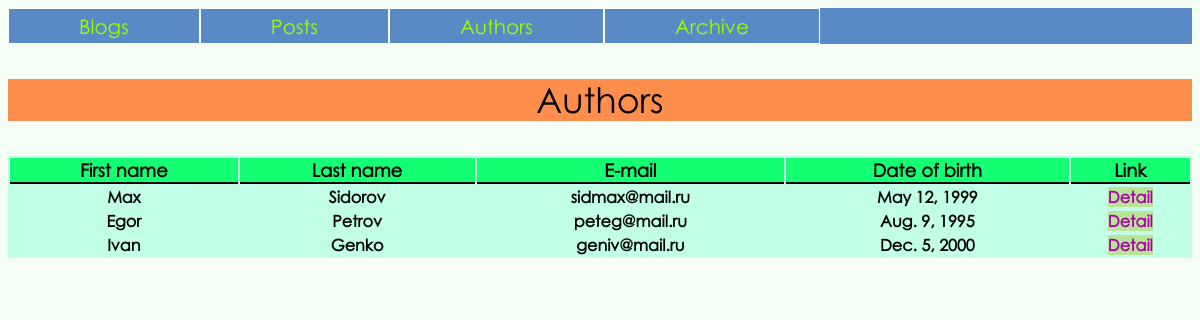
Before: /authors/ with the older database file.
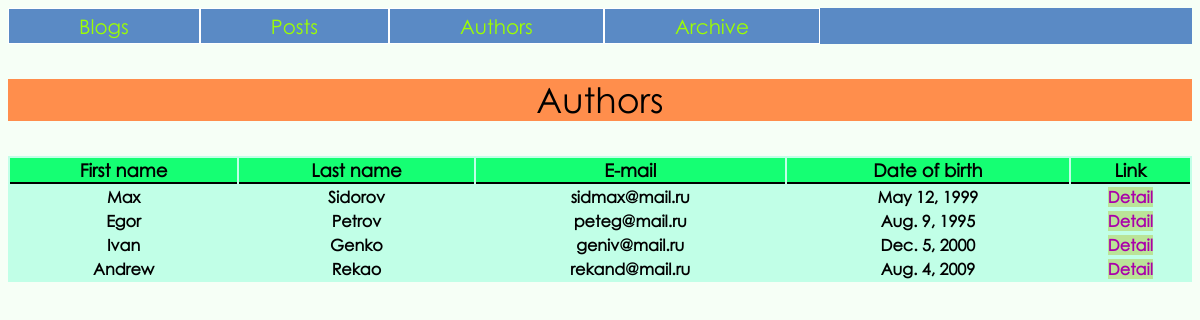
After: the same page with the newer database file.
### blog/models.py (models this page shows, shortened)
class Author(models.Model):
	first_name = models.CharField('First name', max_length=25)
	last_name = models.CharField('Last name', max_length=35)
	email = models.CharField('Email', max_length=50)
	date_of_birth = models.DateField('Date of birth', max_length=8)

### blog/views.py (the view)
# urls.py: path('authors/', views.get_authors, name='authors'),
def get_authors(request):
	authors = Author.objects.all()
	context = {'authors': authors}
	return render(request, 'blog/author.html', context)

### blog/templates/blog/author.html (shortened to what this page needs)
<!DOCTYPE html>
<html lang="en">
<head>
    {% load staticfiles %}
    <link rel="stylesheet" href="{% static 'blog/content/style.css' %}">
</head>
<body>
<ul class='nav'>
    <li class='nav'><a class='nav' href="{% url 'blog:index-page' %}">Blogs</a></li>
    <li class='nav'><a class='nav' href="{% url 'blog:posts' %}">Posts</a></li>
    <li class='nav'><a class='nav' href="{% url 'blog:authors' %}">Authors</a></li>
    <li class='nav'><a class='nav' href="{% url 'blog:archive' %}">Archive</a></li>
</ul>
<p class='title'>Authors</p>
<div>
	<table>
		<thead>
			<tr>
				<th>First name</th>
				<th>Last name</th>
				<th>E-mail</th>
				<th>Date of birth</th>
				<th>Link</th>
			</tr>
		</thead>
		<tbody>
		{% for author in authors %}
			<tr>
				<th>{{ author.first_name }}</th>
				<th>{{ author.last_name }}</th>
				<th>{{ author.email }}</th>
				<th>{{ author.date_of_birth }}</th>
				<th><a href="{% url 'blog:author' author.id %}">Detail</a></th>
			</tr>
		{% endfor %}
		</tbody>
	</table>
</div>
</body>
</html>

Changed rows visible on the page:
added Author: first_name "Andrew", last_name "Rekao", email "rekand@mail.ru", date_of_birth "Aug. 4, 2009"
